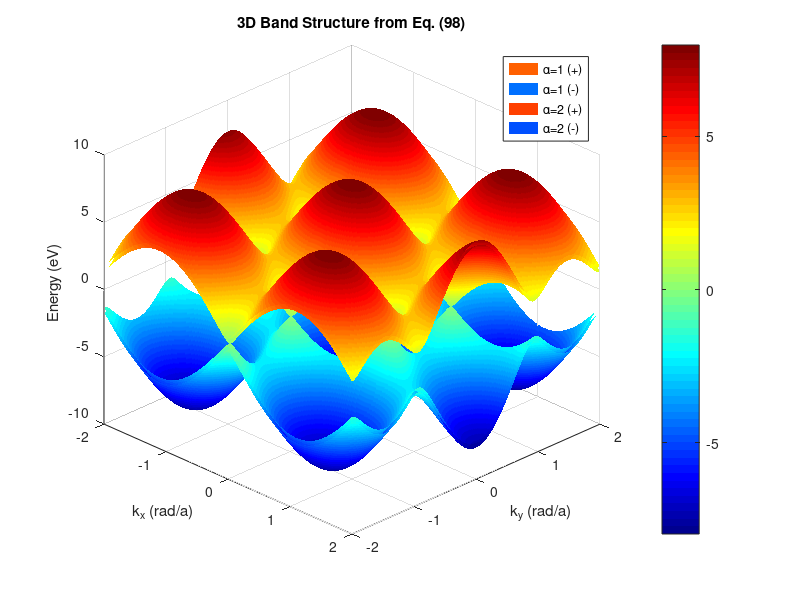

The MATLAB source for this figure:
a = 2.46;
gamma0 = -2.6;
gamma1 = 0.36;

kx = linspace(-2, 2, 500);
ky = linspace(-2, 2, 500);

[KX, KY] = meshgrid(kx, ky);

f_k = exp(1i * a * KX / sqrt(3)) + exp(-1i * a * KX / sqrt(3) + 1i * sqrt(3) * a * KY / 2) + exp(-1i * a * KX / sqrt(3) - 1i * sqrt(3) * a * KY / 2);

f_abs = abs(f_k);

E_plus_a1 = zeros(size(KX));
E_minus_a1 = zeros(size(KX));
E_plus_a2 = zeros(size(KX));
E_minus_a2 = zeros(size(KX));

for alpha = 1:2
    term = (-1)^alpha * gamma1 + sqrt(4 * (f_abs.^2) * (gamma0^2) + (gamma1^2));
    E_plus = 0.5 * term;
    E_minus = -0.5 * term;

    if alpha == 1
        E_plus_a1 = E_plus;
        E_minus_a1 = E_minus;
    else
        E_plus_a2 = E_plus;
        E_minus_a2 = E_minus;
    end
end

figure('Name','3D Band Structure','NumberTitle','off');

mesh(KX, KY, E_plus_a1, 'FaceColor','interp'); hold on;
mesh(KX, KY, E_minus_a1, 'FaceColor','interp');
mesh(KX, KY, E_plus_a2, 'FaceColor','interp');
mesh(KX, KY, E_minus_a2, 'FaceColor','interp');

xlabel('k_x (rad/a)');
ylabel('k_y (rad/a)');
zlabel('Energy (eV)');

title('3D Band Structure from Eq. (98)');
legend('\alpha=1 (+)','\alpha=1 (-)','\alpha=2 (+)','\alpha=2 (-)','Location','best');

grid on;
shading interp;
colormap jet;
colorbar;
view(45,30);
